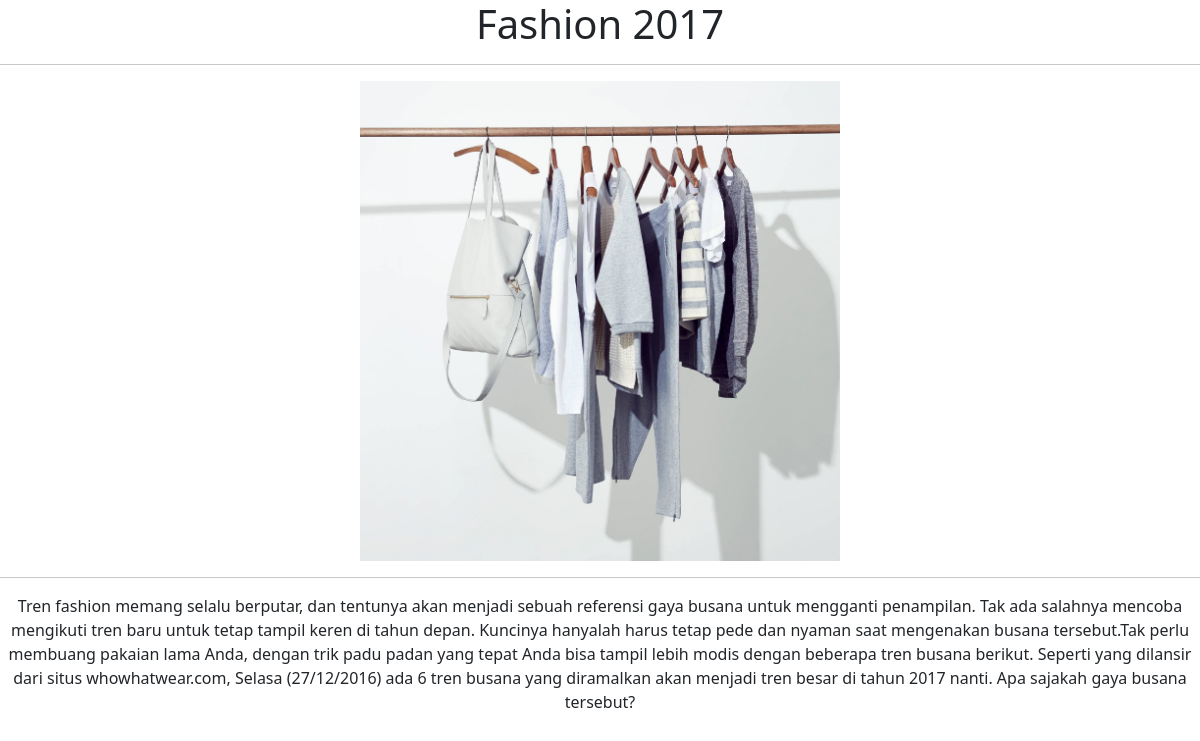
The page /see_news.php?id=1 on the database its author committed.
### tables this page shows
CREATE TABLE `product` (
  `id` int NOT NULL,
  `photo` varchar(255) NOT NULL,
  `title` varchar(255) NOT NULL,
  `detail` varchar(10000) NOT NULL,
  `id_category` int NOT NULL
);

### function.php (called while the page is built, shortened)
<?php
$fsr = mysqli_connect("localhost", "root", "", "fsera");
function query($query)
{
    global $fsr;
    $result = mysqli_query($fsr, $query);
    $rows = [];
    while ($row = mysqli_fetch_assoc($result)) {
        $rows[] = $row;
    }
    return $rows;
}

### see_news.php (the view, shortened to what this page needs)
<?php
require 'function.php';
$id = $_GET['id'];
$prdk = query("SELECT * FROM product WHERE id = $id ")[0];
?>
<!doctype html>
<html lang="en">
<head>
    <link href="https://cdn.jsdelivr.net/npm/bootstrap@5.2.3/dist/css/bootstrap.min.css" rel="stylesheet"
>
</head>
<body>
    <div class="text-center">
        <h1><?= $prdk['title']; ?></h1>
        <hr>
        <img src="assets/img/<?= $prdk['photo']; ?>" alt="" width="40%">
        <hr>
        <p> <?= $prdk['detail']; ?></p>
    </div>
</body>
</html>

### rows shown on the page
product: photo (picture), detail "Tren fashion memang selalu berputar, dan tentunya akan menjadi sebuah referensi gaya busana untuk mengganti penampilan. Tak ada salahnya mencoba mengikuti tren baru untuk tetap tampil keren di tahun depan. Kuncinya hanyalah harus tetap pede dan nyaman saat mengenakan busana tersebut.Tak perlu membuang pakaian lama Anda, dengan trik padu padan yang tepat Anda bisa tampil lebih modis dengan beberapa tren busana berikut. Seperti yang dilansir dari situs whowhatwear.com, Selasa (27/12/2016) ada 6 tren busana yang diramalkan akan menjadi tren besar di tahun 2017 nanti. Apa sajakah gaya busana tersebut?"
